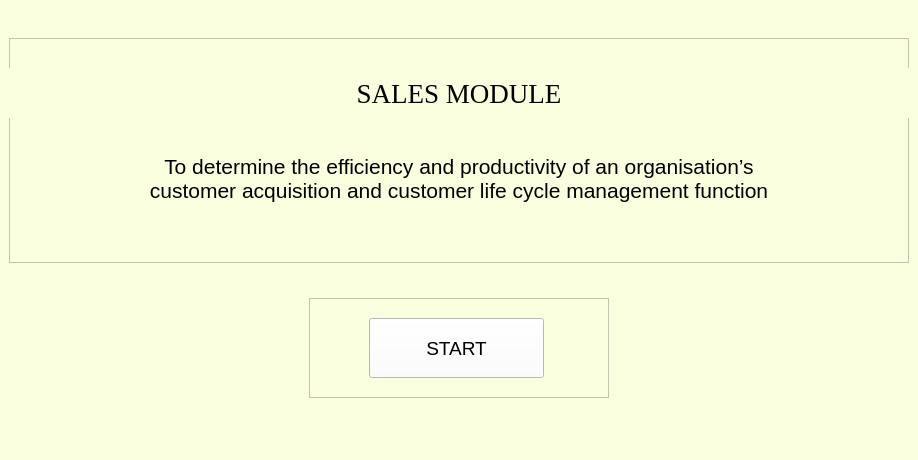
<?xml version="1.0" encoding="UTF-8"?>
<ui version="4.0">
 <class>MainWindow</class>
 <widget class="QMainWindow" name="MainWindow">
  <property name="geometry">
   <rect>
    <x>0</x>
    <y>0</y>
    <width>914</width>
    <height>460</height>
   </rect>
  </property>
  <property name="sizePolicy">
   <sizepolicy hsizetype="Expanding" vsizetype="Expanding">
    <horstretch>0</horstretch>
    <verstretch>0</verstretch>
   </sizepolicy>
  </property>
  <property name="mouseTracking">
   <bool>false</bool>
  </property>
  <property name="windowTitle">
   <string>MainWindow</string>
  </property>
  <property name="styleSheet">
   <string notr="true">background-color: rgb(250, 255, 224);</string>
  </property>
  <widget class="QWidget" name="centralwidget">
   <layout class="QVBoxLayout" name="verticalLayout">
    <item alignment="Qt::AlignHCenter">
     <widget class="QFrame" name="frame_12">
      <property name="minimumSize">
       <size>
        <width>900</width>
        <height>225</height>
       </size>
      </property>
      <property name="maximumSize">
       <size>
        <width>900</width>
        <height>225</height>
       </size>
      </property>
      <property name="frameShape">
       <enum>QFrame::StyledPanel</enum>
      </property>
      <property name="frameShadow">
       <enum>QFrame::Raised</enum>
      </property>
      <widget class="QLabel" name="heading">
       <property name="geometry">
        <rect>
         <x>0</x>
         <y>30</y>
         <width>900</width>
         <height>50</height>
        </rect>
       </property>
       <property name="sizePolicy">
        <sizepolicy hsizetype="Preferred" vsizetype="Preferred">
         <horstretch>0</horstretch>
         <verstretch>0</verstretch>
        </sizepolicy>
       </property>
       <property name="minimumSize">
        <size>
         <width>900</width>
         <height>50</height>
        </size>
       </property>
       <property name="maximumSize">
        <size>
         <width>900</width>
         <height>50</height>
        </size>
       </property>
       <property name="font">
        <font>
         <family>Times New Roman</family>
         <pointsize>20</pointsize>
         <weight>50</weight>
         <italic>false</italic>
         <bold>false</bold>
        </font>
       </property>
       <property name="styleSheet">
        <string notr="true"/>
       </property>
       <property name="text">
        <string>SALES MODULE</string>
       </property>
       <property name="alignment">
        <set>Qt::AlignCenter</set>
       </property>
       <property name="wordWrap">
        <bool>false</bool>
       </property>
      </widget>
      <widget class="QLabel" name="label0">
       <property name="geometry">
        <rect>
         <x>50</x>
         <y>90</y>
         <width>800</width>
         <height>100</height>
        </rect>
       </property>
       <property name="sizePolicy">
        <sizepolicy hsizetype="Preferred" vsizetype="Preferred">
         <horstretch>0</horstretch>
         <verstretch>0</verstretch>
        </sizepolicy>
       </property>
       <property name="minimumSize">
        <size>
         <width>800</width>
         <height>100</height>
        </size>
       </property>
       <property name="maximumSize">
        <size>
         <width>800</width>
         <height>100</height>
        </size>
       </property>
       <property name="font">
        <font>
         <family>Arial</family>
         <pointsize>16</pointsize>
         <weight>50</weight>
         <italic>false</italic>
         <bold>false</bold>
        </font>
       </property>
       <property name="styleSheet">
        <string notr="true"/>
       </property>
       <property name="text">
        <string>To determine the efficiency and productivity of an organisation’s
customer acquisition and customer life cycle management function</string>
       </property>
       <property name="alignment">
        <set>Qt::AlignCenter</set>
       </property>
       <property name="wordWrap">
        <bool>false</bool>
       </property>
      </widget>
     </widget>
    </item>
    <item alignment="Qt::AlignHCenter">
     <widget class="QFrame" name="frame_9">
      <property name="minimumSize">
       <size>
        <width>300</width>
        <height>100</height>
       </size>
      </property>
      <property name="maximumSize">
       <size>
        <width>300</width>
        <height>100</height>
       </size>
      </property>
      <property name="frameShape">
       <enum>QFrame::StyledPanel</enum>
      </property>
      <property name="frameShadow">
       <enum>QFrame::Raised</enum>
      </property>
      <widget class="QPushButton" name="nextButton">
       <property name="geometry">
        <rect>
         <x>60</x>
         <y>20</y>
         <width>175</width>
         <height>60</height>
        </rect>
       </property>
       <property name="sizePolicy">
        <sizepolicy hsizetype="Preferred" vsizetype="Preferred">
         <horstretch>0</horstretch>
         <verstretch>0</verstretch>
        </sizepolicy>
       </property>
       <property name="minimumSize">
        <size>
         <width>175</width>
         <height>60</height>
        </size>
       </property>
       <property name="maximumSize">
        <size>
         <width>175</width>
         <height>60</height>
        </size>
       </property>
       <property name="font">
        <font>
         <family>Arial</family>
         <pointsize>14</pointsize>
         <weight>50</weight>
         <italic>false</italic>
         <bold>false</bold>
        </font>
       </property>
       <property name="styleSheet">
        <string notr="true">background-color: rgb(255, 255, 255);</string>
       </property>
       <property name="text">
        <string>START</string>
       </property>
      </widget>
     </widget>
    </item>
   </layout>
  </widget>
  <widget class="QMenuBar" name="menubar">
   <property name="geometry">
    <rect>
     <x>0</x>
     <y>0</y>
     <width>914</width>
     <height>21</height>
    </rect>
   </property>
  </widget>
  <widget class="QStatusBar" name="statusbar"/>
 </widget>
 <resources/>
 <connections/>
</ui>
